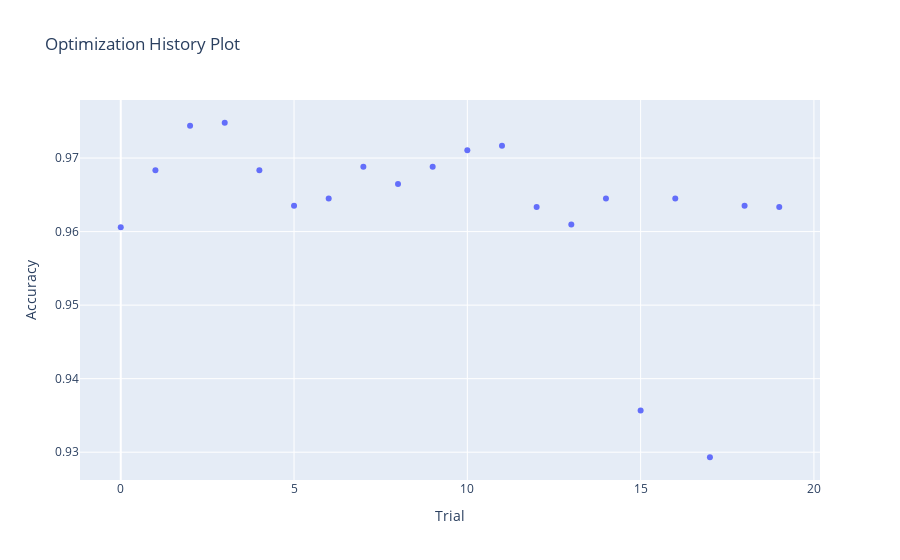

Here is the notebook cell this chart was saved with:
### Markdown cell above
### Plot the optimization history

### Code cell
optuna.visualization.plot_optimization_history(study,
                                               target=lambda t: t.values[0],
                                               target_name="Accuracy")

### Figure 1 — Plotly figure (JSON) as saved in the notebook; plotly's stock layout.template omitted (floating-point values rounded to 4 significant figures)
{"data": [{"mode": "markers", "name": "Accuracy", "type": "scatter", "x": [0, 1, 2, 3, 4, 5, 6, 7, 8, 9, 10, 11, 12, 13, 14, 15, 16, 17, 18, 19], "y": [0.9606, 0.9683, 0.9744, 0.9748, 0.9683, 0.9635, 0.9645, 0.9688, 0.9665, 0.9688, 0.9711, 0.9717, 0.9633, 0.961, 0.9645, 0.9357, 0.9645, 0.9293, 0.9635, 0.9633]}, {"marker": {"color": "#cccccc"}, "mode": "markers", "name": "Infeasible Trial", "showlegend": false, "type": "scatter", "x": [], "y": []}], "layout": {"title": {"text": "Optimization History Plot"}, "xaxis": {"title": {"text": "Trial"}}, "yaxis": {"title": {"text": "Accuracy"}}}}
